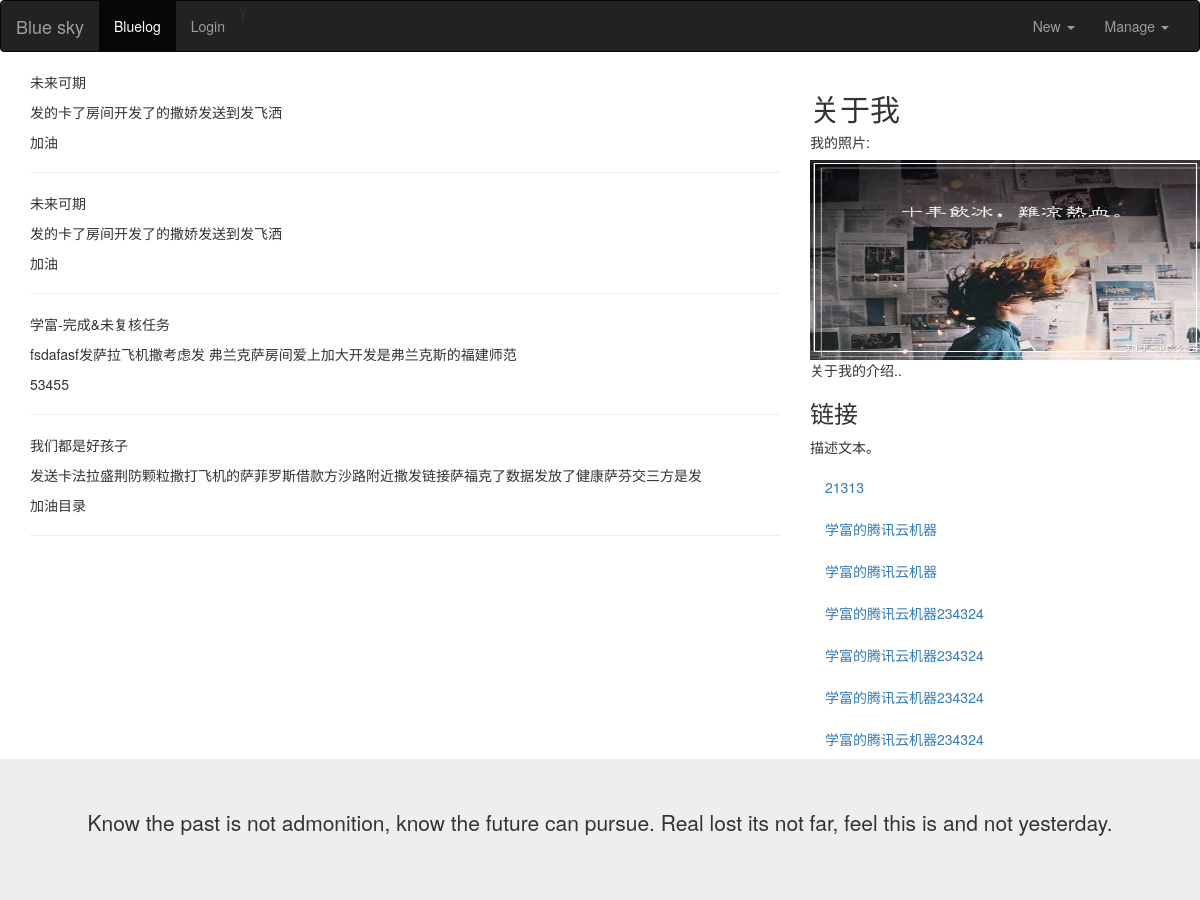
The app's page /blog/bloglist with its own data.
### models.py (models this page shows)
class Post(db.Model):
    id = db.Column(db.Integer, primary_key=True)
    title = db.Column(db.String(20), index=True)
    category = db.Column(db.String(20))
    body = db.Column(db.Text)

class Link(db.Model):
    link_id = db.Column(db.Integer, primary_key=True)
    link_name = db.Column(db.String(30))
    link_url = db.Column(db.String(255))

### views/blogs/blog.py (the view)
@blog_app.route('/bloglist', methods=['get', 'post'])
def blogList():
    blog_posts = Post.query.all()
    links = Link.query.all()
    return render_template('blog/blog.html', links=links, blog_posts=blog_posts)

### templates/blog/blog.html (shortened to what this page needs)
{% extends 'blog_base.html' %}
{% block content %}
<div class="row">
    <div class="col-sm-8">
	  {% for blog_post in blog_posts %}
		  <p>{{ blog_post.title }}</p>
		  <p>{{ blog_post.body }}</p>
		  <p>{{ blog_post.category }}</p>
		  <hr >
	  {% endfor %}
	</div>
	<div class="col-sm-4">
	  <h2>关于我</h2>
	  <h5>我的照片:</h5>
      <div class="fakeimg">
          <img src="{{ url_for('static', filename='img/sky_fighting.jpg') }}" width="400" height="200"/>
      </div>
	  <p>关于我的介绍..</p>
	  <h3>链接</h3>
	  <p>描述文本。</p>
	  <ul class="nav nav-pills nav-stacked">
		  {% for link in links %}
		  	<li><a href="{{ link.link_url }}">
				{{ link.link_name }}
			</a></li>
		  {% endfor %}
	  </ul>
	</div>
  </div>
{% endblock %}

### templates/blog_base.html (style rules this page uses)
.fakeimg { height: 200px; background: #aaa; }

### records on screen
Post: title "未来可期", body "发的卡了房间开发了的撒娇发送到发飞洒", category "加油"
Post: title "未来可期", body "发的卡了房间开发了的撒娇发送到发飞洒", category "加油"
Post: title "学富-完成&未复核任务", body "fsdafasf发萨拉飞机撒考虑发 弗兰克萨房间爱上加大开发是弗兰克斯的福建师范", category "53455"
Post: title "我们都是好孩子", body "发送卡法拉盛荆防颗粒撒打飞机的萨菲罗斯借款方沙路附近撒发链接萨福克了数据发放了健康萨芬交三方是发", category "加油目录"
Link: link_name "21313"
Link: link_name "学富的腾讯云机器"
Link: link_name "学富的腾讯云机器"
Link: link_name "学富的腾讯云机器234324"
Link: link_name "学富的腾讯云机器234324"
Link: link_name "学富的腾讯云机器234324"
Link: link_name "学富的腾讯云机器234324"
